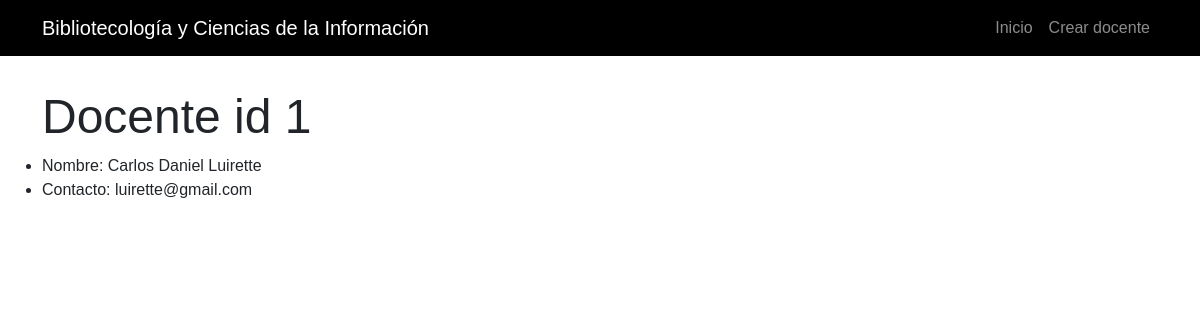
Screenshot of /read_docente.php?id=1 with the database file from the repository.
### tables this page shows
CREATE TABLE `docentes` (
  `id_docente` int(11) NOT NULL,
  `apellido_docente` varchar(256) NOT NULL,
  `nombre_docente` varchar(256) NOT NULL,
  `contacto_docente` varchar(256) DEFAULT NULL
);

### php/funciones.php (called while the page is built)
<?php
function limpiarId($id) {
	$id = trim($id);
	$id = stripslashes($id);
	$id = htmlspecialchars($id);
	return $id;
}
?>

### read_docente.php (the view, shortened to what this page needs)
<?php
include 'php/db.php';
include 'php/funciones.php';
$id = $_GET['id'];
$id = limpiarId($id);
$buscar_id = "SELECT * FROM docentes WHERE id_docente = $id";
$result = $conexion -> query($buscar_id);
?>
<!DOCTYPE html>
<html lang="es">
<head>
	<link rel="stylesheet" href="css/style.min.css">
</head>
<body>
	<?php include 'inc/nav.php' ?>
	<div class="container py-3">
		<div class="row py-3">
			<h2 class="display-5">Docente id <?php echo $id ?></h2>
			<ul>
				<?php while ($docente = $result -> fetch_assoc()) { ?>
					<li>Nombre: <?php echo utf8_encode($docente['nombre_docente'] . " " . $docente['apellido_docente']) ?></li>
					<li>Contacto: <?php echo utf8_encode($docente['contacto_docente']) ?></li>
				<?php } ?>
			</ul>
		</div>
	</div>
</body>
</html>

### rows the page displays
docentes: nombre_docente+apellido_docente "Carlos Daniel Luirette", contacto_docente "luirette@gmail.com"

### other values shown
$id "1"
